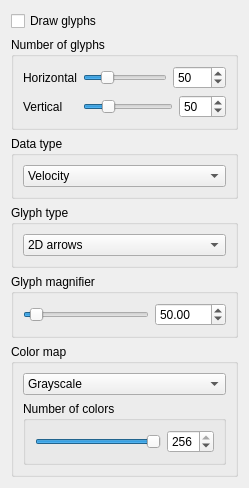
      <widget class="QWidget" name="vectorDataSettingsPage">
       <property name="autoFillBackground">
        <bool>true</bool>
       </property>
       <attribute name="title">
        <string>Vector field</string>
       </attribute>
       <layout class="QVBoxLayout" name="verticalLayout_6">
        <item>
         <widget class="QCheckBox" name="vectorDataDrawGlyphsCheckBox">
          <property name="text">
           <string>Draw glyphs</string>
          </property>
          <property name="checked">
           <bool>false</bool>
          </property>
         </widget>
        </item>
        <item>
         <widget class="QGroupBox" name="vectorDataNumberOfGlyphsGroupBox">
          <property name="title">
           <string>Number of glyphs</string>
          </property>
          <layout class="QGridLayout" name="gridLayout">
           <item row="1" column="1" colspan="2">
            <widget class="QSlider" name="vectorDataNumberOfGlyphsVerticalSlider">
             <property name="minimum">
              <number>1</number>
             </property>
             <property name="maximum">
              <number>200</number>
             </property>
             <property name="value">
              <number>50</number>
             </property>
             <property name="tracking">
              <bool>true</bool>
             </property>
             <property name="orientation">
              <enum>Qt::Horizontal</enum>
             </property>
            </widget>
           </item>
           <item row="1" column="3">
            <widget class="QSpinBox" name="vectorDataNumberOfGlyphsVerticalSpinBox">
             <property name="keyboardTracking">
              <bool>false</bool>
             </property>
             <property name="minimum">
              <number>1</number>
             </property>
             <property name="maximum">
              <number>200</number>
             </property>
             <property name="value">
              <number>50</number>
             </property>
            </widget>
           </item>
           <item row="0" column="1">
            <widget class="QSlider" name="vectorDataNumberOfGlyphsHorizontalSlider">
             <property name="minimum">
              <number>1</number>
             </property>
             <property name="maximum">
              <number>200</number>
             </property>
             <property name="value">
              <number>50</number>
             </property>
             <property name="tracking">
              <bool>true</bool>
             </property>
             <property name="orientation">
              <enum>Qt::Horizontal</enum>
             </property>
            </widget>
           </item>
           <item row="0" column="2" colspan="2">
            <widget class="QSpinBox" name="vectorDataNumberOfGlyphsHorizontalSpinBox">
             <property name="keyboardTracking">
              <bool>false</bool>
             </property>
             <property name="minimum">
              <number>1</number>
             </property>
             <property name="maximum">
              <number>200</number>
             </property>
             <property name="value">
              <number>50</number>
             </property>
            </widget>
           </item>
           <item row="0" column="0">
            <widget class="QLabel" name="vectorDataNumberOfGlyphsHorizontalLabel">
             <property name="text">
              <string>Horizontal</string>
             </property>
            </widget>
           </item>
           <item row="1" column="0">
            <widget class="QLabel" name="vectorDataNumberOfGlyphsVerticalLabel">
             <property name="text">
              <string>Vertical</string>
             </property>
            </widget>
           </item>
          </layout>
         </widget>
        </item>
        <item>
         <widget class="QGroupBox" name="vectorDataDataTypeGroupBox">
          <property name="maximumSize">
           <size>
            <width>16777215</width>
            <height>80</height>
           </size>
          </property>
          <property name="title">
           <string>Data type</string>
          </property>
          <layout class="QVBoxLayout" name="verticalLayout_8">
           <item>
            <widget class="QComboBox" name="vectorDataComboBox">
             <item>
              <property name="text">
               <string>Velocity</string>
              </property>
             </item>
             <item>
              <property name="text">
               <string>Force field</string>
              </property>
             </item>
            </widget>
           </item>
          </layout>
         </widget>
        </item>
        <item>
         <widget class="QGroupBox" name="vectorDataGlyphTypeGroupBox">
          <property name="maximumSize">
           <size>
            <width>16777215</width>
            <height>80</height>
           </size>
          </property>
          <property name="title">
           <string>Glyph type</string>
          </property>
          <layout class="QGridLayout" name="gridLayout_5">
           <item row="0" column="0">
            <widget class="QComboBox" name="vectorDataGlyphComboBox">
             <property name="currentIndex">
              <number>3</number>
             </property>
             <item>
              <property name="text">
               <string>Hedgehogs</string>
              </property>
             </item>
             <item>
              <property name="text">
               <string>Triangles</string>
              </property>
             </item>
             <item>
              <property name="text">
               <string>Cones</string>
              </property>
             </item>
             <item>
              <property name="text">
               <string>2D arrows</string>
              </property>
             </item>
             <item>
              <property name="text">
               <string>3D arrows</string>
              </property>
             </item>
            </widget>
           </item>
          </layout>
         </widget>
        </item>
        <item>
         <widget class="QGroupBox" name="vectorDataGlyphMagnifierGroupBox">
          <property name="maximumSize">
           <size>
            <width>16777215</width>
            <height>80</height>
           </size>
          </property>
          <property name="title">
           <string>Glyph magnifier</string>
          </property>
          <layout class="QHBoxLayout" name="horizontalLayout_6">
           <item>
            <widget class="QSlider" name="vectorDataGlyphMagnifierSlider">
             <property name="maximum">
              <number>100000</number>
             </property>
             <property name="value">
              <number>5000</number>
             </property>
             <property name="orientation">
              <enum>Qt::Horizontal</enum>
             </property>
            </widget>
           </item>
           <item>
            <widget class="QDoubleSpinBox" name="vectorDataGlyphMagnifierDoubleSpinBox">
             <property name="maximum">
              <double>1000.000000000000000</double>
             </property>
             <property name="value">
              <double>50.000000000000000</double>
             </property>
            </widget>
           </item>
          </layout>
         </widget>
        </item>
        <item>
         <widget class="QGroupBox" name="vectorDataColorMapGroupBox">
          <property name="maximumSize">
           <size>
            <width>16777215</width>
            <height>160</height>
           </size>
          </property>
          <property name="title">
           <string>Color map</string>
          </property>
          <layout class="QVBoxLayout" name="verticalLayout_9">
           <item>
            <widget class="QComboBox" name="vectorDataColorMapComboBox">
             <item>
              <property name="text">
               <string>Grayscale</string>
              </property>
             </item>
             <item>
              <property name="text">
               <string>Rainbow</string>
              </property>
             </item>
             <item>
              <property name="text">
               <string>Heatmap</string>
              </property>
             </item>
             <item>
              <property name="text">
               <string>Blue to yellow (divergent)</string>
              </property>
             </item>
            </widget>
           </item>
           <item>
            <widget class="QGroupBox" name="vectorDataNumberOfColorsGroupBox">
             <property name="maximumSize">
              <size>
               <width>16777215</width>
               <height>70</height>
              </size>
             </property>
             <property name="title">
              <string>Number of colors</string>
             </property>
             <layout class="QHBoxLayout" name="horizontalLayout_4">
              <item>
               <widget class="QSlider" name="vectorDataNumberOfColorsSlider">
                <property name="minimum">
                 <number>2</number>
                </property>
                <property name="maximum">
                 <number>256</number>
                </property>
                <property name="value">
                 <number>256</number>
                </property>
                <property name="orientation">
                 <enum>Qt::Horizontal</enum>
                </property>
               </widget>
              </item>
              <item>
               <widget class="QSpinBox" name="vectorDataNumberOfColorsSpinBox">
                <property name="minimum">
                 <number>2</number>
                </property>
                <property name="maximum">
                 <number>256</number>
                </property>
                <property name="value">
                 <number>256</number>
                </property>
               </widget>
              </item>
             </layout>
            </widget>
           </item>
          </layout>
         </widget>
        </item>
       </layout>
      </widget>
